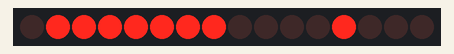
This sketch was run on a simulated Arduino Uno, built with avr-gcc and run on an emulated ATmega328P. Shown: 16 shift-register outputs drawn as a row of LEDs (first output left, lit = HIGH). Wiring (inferred from the names in the program): 2 × shift register (74HC595): data pin 8; shift clock pin 9; latch pin 10. Wiring (inferred from the signals the program sends): row of LEDs: on Q0, Q1, Q2, Q3, Q4, Q5, Q6, Q7, Q8, Q9, Q10, Q11, Q12, Q13, Q14, Q15. What the sketch prints to the serial monitor is not drawn.

Above: at 0.15 s.
At 3.21 s:
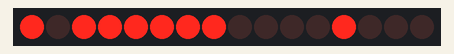
At 6.58 s:
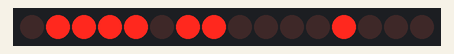
At 13.31 s:
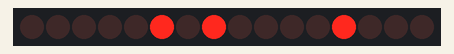
At 19.74 s:
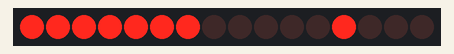
At 26.48 s:
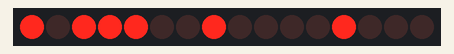
Timing chart, 0 to 26.4 s (numbered marks = the images above):
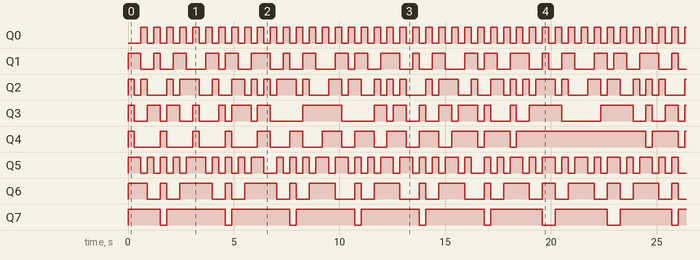

The sketch:

debug_digipot.ino
```cpp
//#define LED_R   12
//#define LED_L   11
#define SELECT  10
#define CLOCK   9
#define MOSI    8

byte index = 0;
bool increase;
uint8_t top = 144;

void setup() {
  Serial.begin(115200);
//  pinMode(LED_L, OUTPUT);
//  pinMode(LED_R, OUTPUT);
  pinMode(CLOCK, OUTPUT);
  pinMode(MOSI, OUTPUT);
  pinMode(SELECT, OUTPUT);

  if (index == 0) {
    increase = true;
  } else {
    increase = false;
  }
}

void loop() {
//  digitalWrite(LED_L, HIGH);
//  digitalWrite(LED_R, HIGH);
  if (increase) {
    if (index < top) {
      index++;
    } else {
      increase = false;
      index--;
    }
  } else {
    if (index > 0) {
      index--;
    } else {
      increase = true;
      index++;
    }
  }
//  index = 100;

  digitalWrite(SELECT, LOW);
  shiftOut(MOSI, CLOCK, MSBFIRST, B00000000);
  shiftOut(MOSI, CLOCK, MSBFIRST, 255-index);
  digitalWrite(SELECT, HIGH);

  digitalWrite(SELECT, LOW);
  shiftOut(MOSI, CLOCK, MSBFIRST, B00010000);
  shiftOut(MOSI, CLOCK, MSBFIRST, 255-index);
  digitalWrite(SELECT, HIGH);

  Serial.print(index);
  Serial.println("");
  delay(10);
}
```

Measured:
- by itself, Q0: alternates HIGH for 0.31 s and LOW for 0.31 s
- by itself, Q2: moves between LOW and HIGH, repeating every 12.2 s
- by itself, Q3: LOW → HIGH at 0.00 s, → LOW 0.30 s later, → HIGH 0.61 s later, → LOW 0.61 s later, … (39 changes in this stretch)
- by itself, Q4: LOW → HIGH at 0.00 s, → LOW 0.30 s later, → HIGH 1.2 s later, → LOW 0.31 s later, … (29 changes in this stretch)
- by itself, Q5–7: moves between LOW and HIGH, repeating every 9.2 s
- by itself, Q1: repeats every 6.1 s: LOW 0.61 s, HIGH 0.31 s, LOW 0.61 s, HIGH 0.61 s, LOW 0.92 s, HIGH 0.61 s, LOW 0.31 s, HIGH 0.61 s, LOW 0.61 s, HIGH 0.92 s
